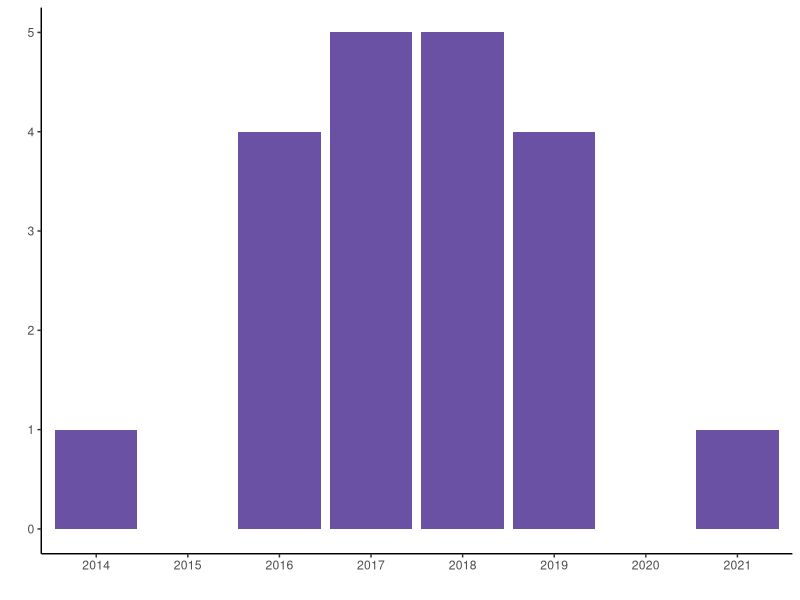

R code for this plot: (Note: this script raises an error after producing the figure.)
library(tidyverse)

#### Pubs per year ####

data.frame(
  year = as.character(2014:2021),
  total = c(1,0,4,5,5,4,0,1)
) %>% 

  ggplot(aes(y=total,x=year)) +
  geom_col(fill="#6a51a3") +
  theme_classic() +
  labs(x="",y="") +
  ggsave("images/pubs.png", width=8, height=1.2)
  
